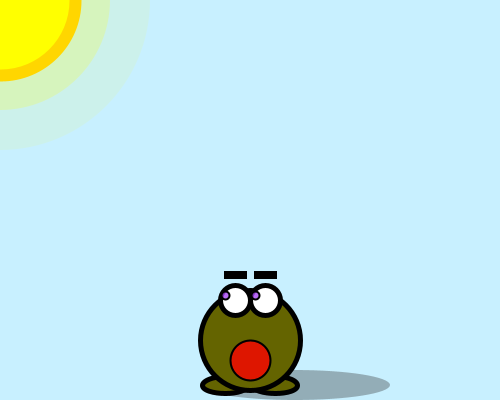
Frame 1 (no input)
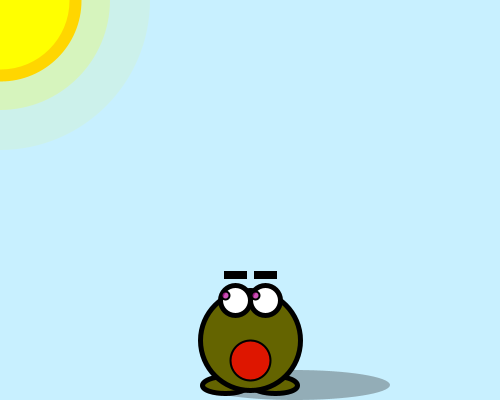
Frame 60 (the mouse pressed at the canvas centre just before this capture)
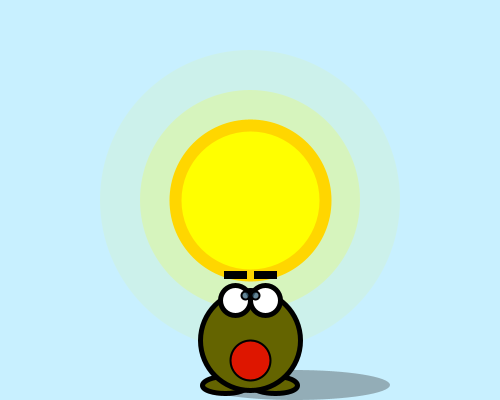
Frame 120 (the mouse held since frame 60 and released just before this capture)

The Processing sketch that drew these frames (run headless with seeded random() and noise(); from frame 60 on, the mouse is pressed at the canvas centre):

// Processing sketch: processing_38514
// ── processing_38514.pde

float positionX;
float positionY;
float shadeX;
float shadeY;

void setup() {
// Set the size of the window
size(500,400);
smooth();
frameRate(30);
positionX = width/2;
positionY = (height/2)+140;
}

void draw() {
float r = random(255);
float g = random(255);
float b = random(255);
//positionX = random(75,325);
//positionY = random(75,325);
// Draw a blue background
background(200,240,255);
// Set ellipses and rects to CENTER mode
ellipseMode(CENTER);
rectMode(CENTER);
//Set a black stroke for shapes created beyond this point

if(mouseX<250)
if(mouseY<250)
{
shadeX=positionX+45;
shadeY=positionY+45;
}
if(mouseX>250)
if(mouseY<250) 
{
shadeX=positionX-45;
shadeY=positionY+45;
}
if(mouseX>250)
if(mouseY>250)
{
shadeX=positionX-45;
shadeY=positionY+45;
}
if(mouseX<250)
if(mouseY>250) 
{
shadeX=positionX+45;
shadeY=positionY+45;
}

noStroke();
fill(50,50,50,90);
ellipse(shadeX,shadeY,190,30);
//Sun
stroke(255,200,0);
strokeWeight(12);
fill(255,255,0);
ellipse(mouseX,mouseY,150,150);
noStroke();
fill(255,255,0,50);
ellipse(mouseX,mouseY,220,220);
fill(255,255,0,20);
ellipse(mouseX,mouseY,300,300);
//Creature's body
strokeWeight(5);
stroke(0);
fill(100,100,0);
ellipse(positionX-25,positionY+45,45,17);
fill(100,100,0);
ellipse(positionX+25,positionY+45,45,17);
fill(100,100,0);
ellipse(positionX,positionY,100,100);
//Creature's first eye
fill(255,255,255);
ellipse(positionX-15,positionY-40,30,30);
//Creature's second eye
fill(255,255,255);
ellipse(positionX+15,positionY-40,30,30);
//Creature's eyebrows
strokeWeight(3);
fill(0);
rect(positionX-15,positionY-65,20,5);
rect(positionX+15,positionY-65,20,5);
//Creature's mouth
strokeWeight(2);
fill(255,0,0,200);
ellipse(positionX,positionY+20,40,40);
float firsteyeX=constrain(mouseX,225,245);
float firsteyeY=constrain(mouseY,295,305);
float secondeyeX=constrain(mouseX,255,275);
float secondeyeY=constrain(mouseY,295,305);
strokeWeight(2);
//First eye pupil
fill(r,g,b,200);
ellipse(firsteyeX,firsteyeY,8,8);
//Second eye pupil
fill(r,g,b,200); 
ellipse(secondeyeX,secondeyeY,8,8);

}
void mousePressed() {
println( "Here comes the SUN!");
}
